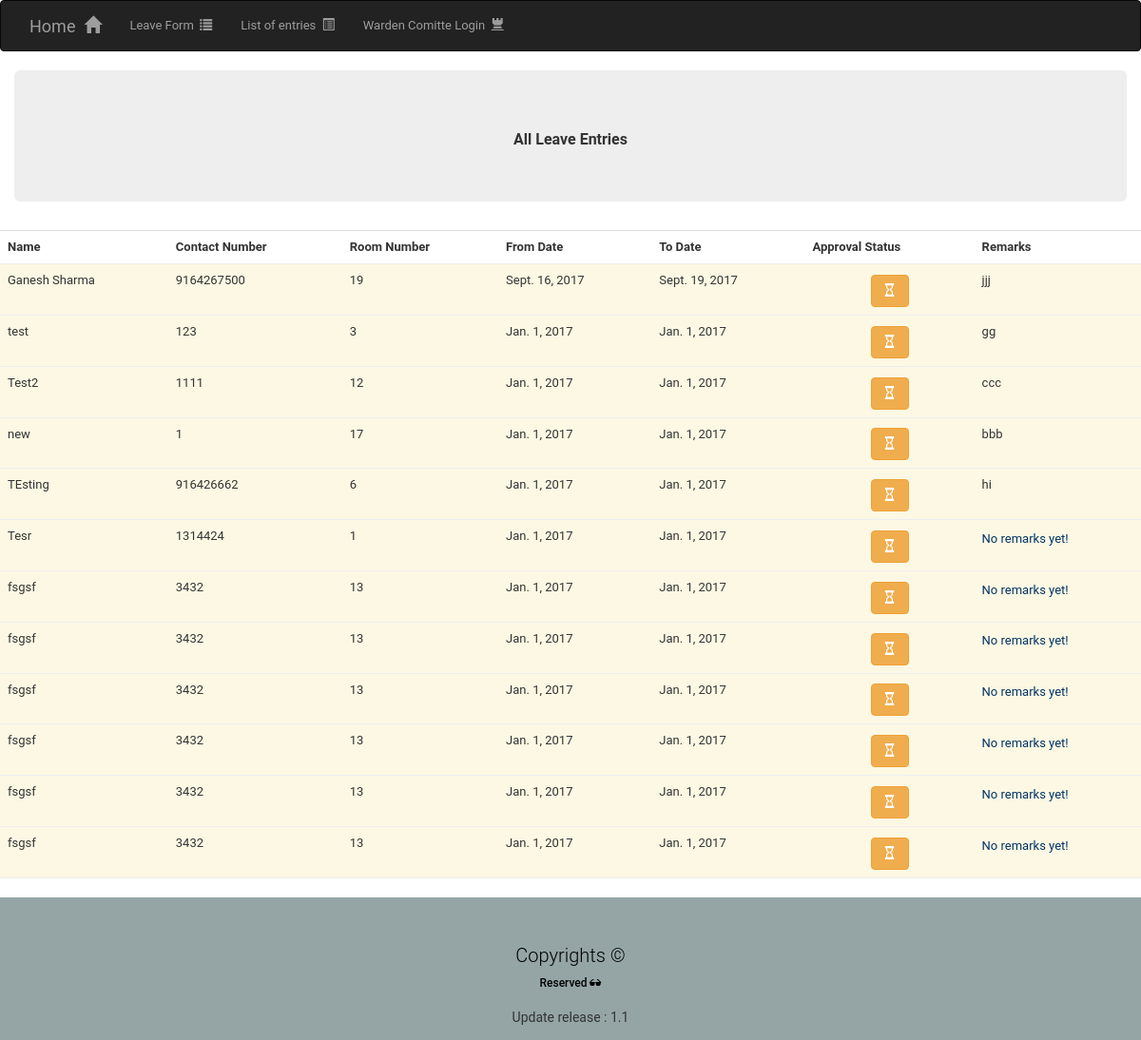
The page /attendance/allleavelist/ on the database as committed earlier.
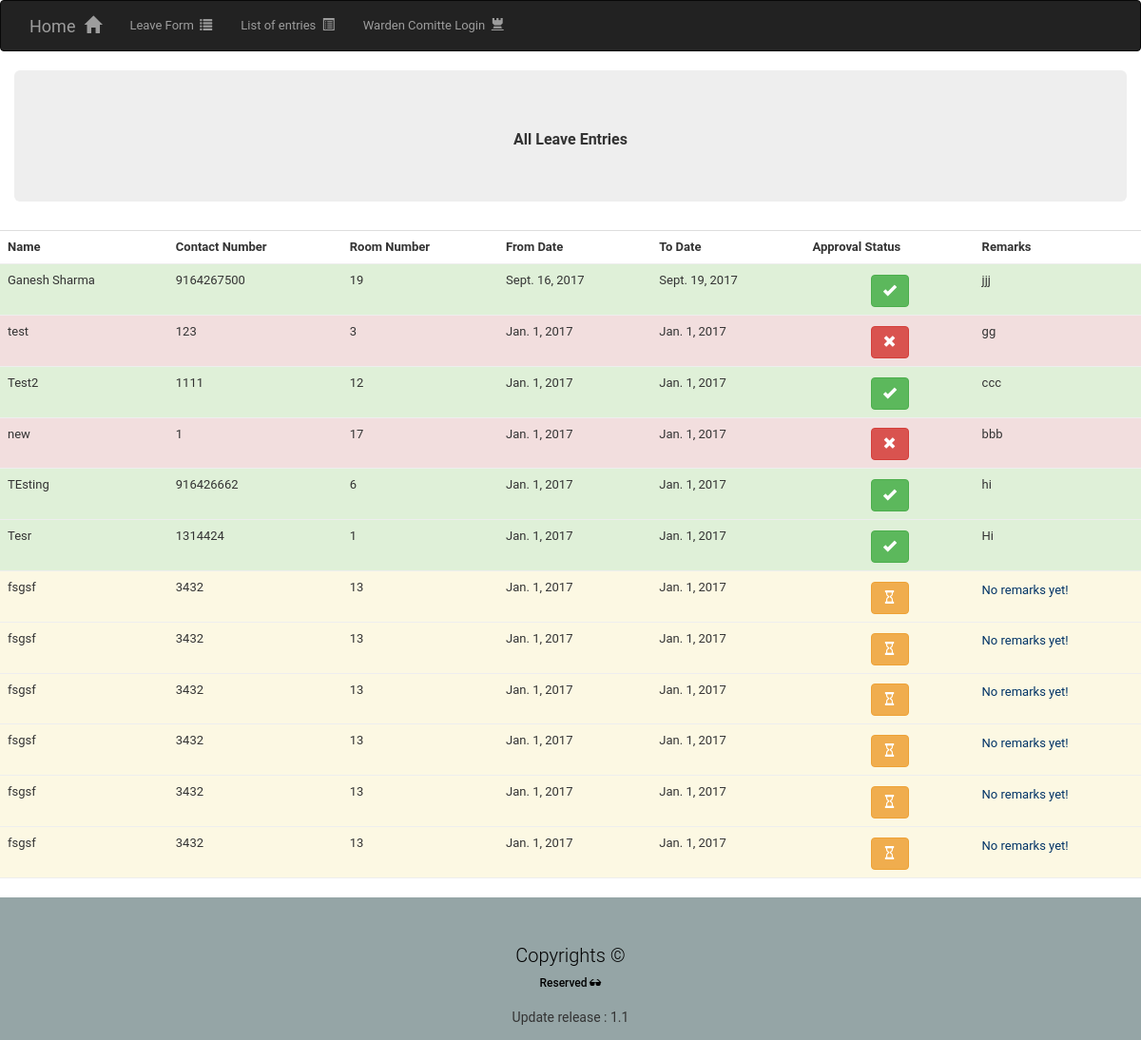
The same page on the database as committed later.
### att/models.py (models this page shows, shortened)
class attsheet(models.Model):
    name=models.CharField(max_length=30)
    contact_no=models.CharField(max_length=10)
    room_no=models.IntegerField(validators=[MinValueValidator(1),MaxValueValidator(25)])
    from_date=models.DateField()
    to_date=models.DateField()
    purpose=models.TextField(max_length=500)
    approved=models.BooleanField(default=False)
    rejected=models.BooleanField(default=False)
    remarks=models.TextField(max_length=100,default="None")

### att/views.py (the view)
def attview(request):
    context={
        'all_entries':attsheet.objects.all(),
    }
    return render(request,'all.html',context)

### templates/all.html (shortened to what this page needs)
{% extends 'base.html' %}
{% block insert %}
    <div class="container-fluid">
    <div class="jumbotron text-center"><h2>All Leave Entries </h2></div>
    </div>
        <table class="table ">
    <tr>
<th>
   Name
</th>
<th>
Contact Number
</th>
<th>
    Room Number
 </th>
<th>
    From Date
 </th>
<th>
    To Date
 </th>
        <th>Approval Status</th>
        <th>Remarks</th>
    </tr>
   {% for entry in all_entries %}
    <tr {% if entry.approved == True %}class="bg-success"
    {% endif %}
    {% if entry.approved == False and entry.rejected == False %}class="bg-warning"
    {% endif %}
    {% if entry.rejected == True %}class="bg-danger"
    {% endif %}
    >
        <td>
           {{ entry.name }}
        </td>
        <td>
           {{ entry.contact_no }}
        </td>
        <td>
           {{ entry.room_no}}
        </td>
        <td>
           {{ entry.from_date}}
        </td>
        <td>
           {{ entry.to_date }}
        </td>
        <td class="text-center">
            {% if entry.approved == True %}
                <p class="btn btn-success" > <span class="glyphicon glyphicon-ok"></span></p>
            {% endif %}
            {% if entry.rejected == True   %}
                <p class="btn btn-danger"> <span class="glyphicon glyphicon-remove"></span></p>
            {% endif %}
            {% if entry.rejected == False and entry.approved == False %}
                <p class="btn btn-warning"> <span class="glyphicon glyphicon-hourglass"></span></p>
            {% endif %}
        </td>
        <td>
            {% if entry.remarks == "None" and entry.approved == False %}
                <p style="color: #003366;"> No remarks yet!</p>
            {% endif %}
        {% if entry.remarks != "None" %}
            {{ entry.remarks }}
        {% endif %}
        </td>
           </tr>
    {% endfor %}
</table>
{% endblock %}

Rows that differ between the two databases and show on the page:
changed attsheet "Ganesh Sharma": approved False → True (drawn)
changed attsheet "test": rejected False → True (drawn)
changed attsheet "Test2": approved False → True (drawn)
changed attsheet "new": rejected False → True (drawn)
changed attsheet "TEsting": approved False → True (drawn)
changed attsheet "Tesr": approved False → True (drawn); remarks (not shown) → "Hi"; no longer shows "No remarks yet!"
